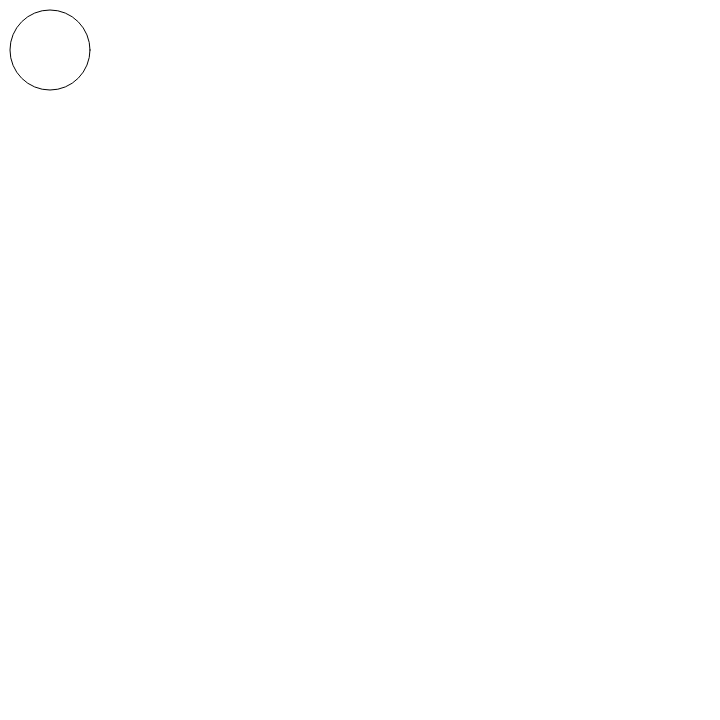
Frame 1 (no input)
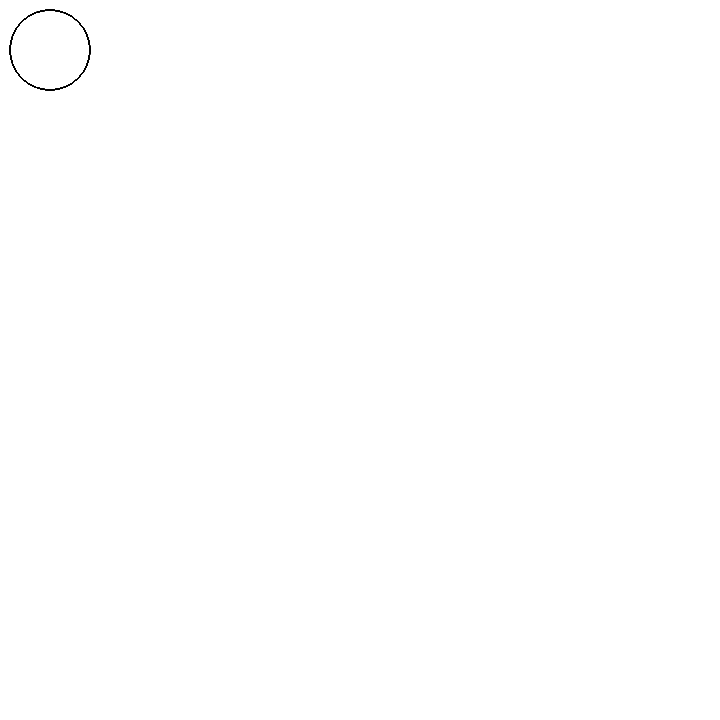
Frame 60 (no input)
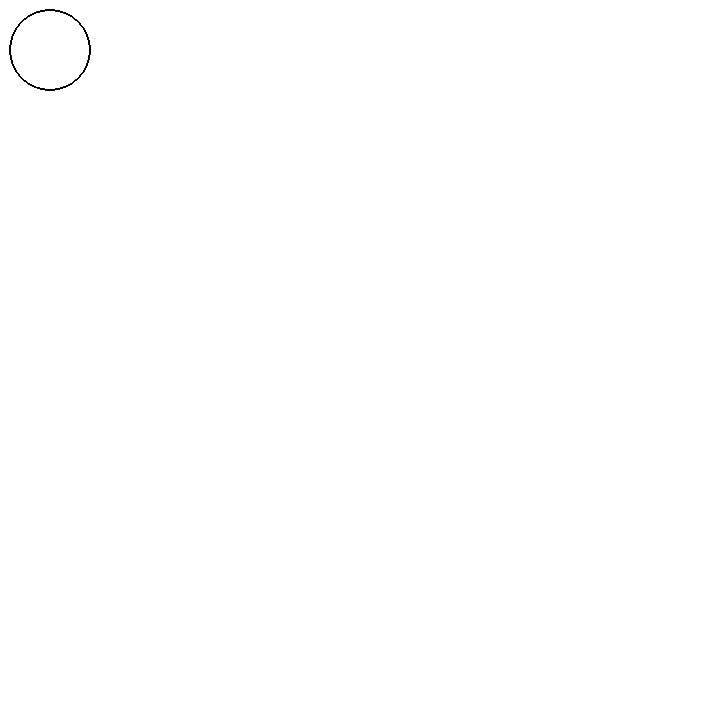
Frame 120 (the mouse pressed at the canvas centre since frame 60)

The p5.js sketch that drew these frames (run headless with seeded random() and noise() and a simulated clock; from frame 60 on, the mouse is pressed at the canvas centre):

// p5.js sketch
// ── sketch.js
function setup() {
    createCanvas(720, 720);
    noFill();
    console.log('Hello Hello');
}

function draw() {
    ellipse(50, 50, 80, 80);
}
